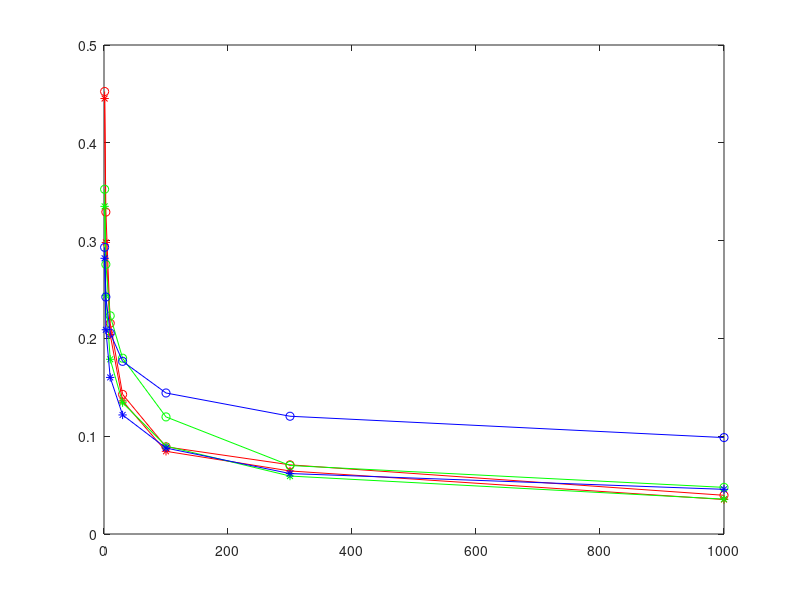

Here is the MATLAB script that generated this plot:
clear;clc;
load('err1_36_01.mat');
err1_1 = err1;
load('err1_36_03.mat');
err1_2 = err1;
load('err1_36_05.mat');
err1_3 = err1;
load('err2_36_01.mat');
err2_1 = err2;
load('err2_36_03.mat');
err2_2 = err2;
load('err2_36_05.mat');
err2_3 = err2;

a1 = mean(squeeze(err1_1(1,:,:)),2); a1=flip(a1);
a2 = mean(squeeze(err1_1(2,:,:)),2); a2=flip(a2);

b1 = mean(squeeze(err1_2(1,:,:)),2); b1=flip(b1);
b2 = mean(squeeze(err1_2(2,:,:)),2); b2=flip(b2);

c1 = mean(squeeze(err1_3(1,:,:)),2); c1=flip(c1);
c2 = mean(squeeze(err1_3(2,:,:)),2); c2=flip(c2);

d1 = mean(squeeze(err2_1(1,:,:)),2); d1=flip(d1);
d2 = mean(squeeze(err2_1(2,:,:)),2); d2=flip(d2);

e1 = mean(squeeze(err2_2(1,:,:)),2); e1=flip(e1);
e2 = mean(squeeze(err2_2(2,:,:)),2); e2=flip(e2);

f1 = mean(squeeze(err2_3(1,:,:)),2); f1=flip(f1);
f2 = mean(squeeze(err2_3(2,:,:)),2); f2=flip(f2);

xx = [1,3,10,30,100,300,1000];

plot(xx,a1,'-ro')
hold on
plot(xx,d1,'-r*')

plot(xx,b1,'-go')
plot(xx,e1,'-g*')

plot(xx,c1,'-bo')
plot(xx,f1,'-b*')


